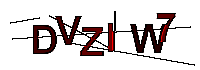

Reproduce this figure in Python.
import random
import string
from PIL import Image, ImageDraw, ImageFont, ImageFilter

def generate_captcha_text(length=6):
    """Generates random text for CAPTCHA."""
    chars = string.ascii_uppercase + string.digits
    return ''.join(random.choices(chars, k=length))

def generate_captcha_image(text, width=200, height=70):
    """Generates CAPTCHA image from text."""
    image = Image.new('RGB', (width, height), (255, 255, 255))
    # font = ImageFont.truetype("/usr/share/fonts/truetype/dejavu/DejaVuSans-Bold.ttf", 40)
    font = ImageFont.truetype("C:\\Windows\\Fonts\\arialbd.ttf", 40)
    draw = ImageDraw.Draw(image)

    # Draw random lines for added complexity
    for _ in range(5):
        start = (random.randint(0, width), random.randint(0, height))
        end = (random.randint(0, width), random.randint(0, height))
        draw.line([start, end], fill=(0, 0, 0), width=2)

    # Draw the text with random positions and colors
    for i, char in enumerate(text):
        x = 30 + i * 25
        y = random.randint(5, 20)
        draw.text((x, y), char, font=font, fill=(random.randint(0, 150), 0, 0))

    # Apply filters to make it harder for bots
    image = image.filter(ImageFilter.EDGE_ENHANCE_MORE)
    return image

def main():
    captcha_text = generate_captcha_text()
    image = generate_captcha_image(captcha_text)

    # Save image to a file
    image.save("captcha.png")
    print("CAPTCHA image saved as 'captcha.png'.")

    # Display the CAPTCHA image to user (optional, if running on GUI-enabled system)
    try:
        image.show()
    except:
        pass

    user_input = input("Enter CAPTCHA: ")
    if user_input.strip().upper() == captcha_text:
        print("CAPTCHA verification successful!")
    else:
        print("CAPTCHA verification failed!")

if __name__ == "__main__":
    main()
